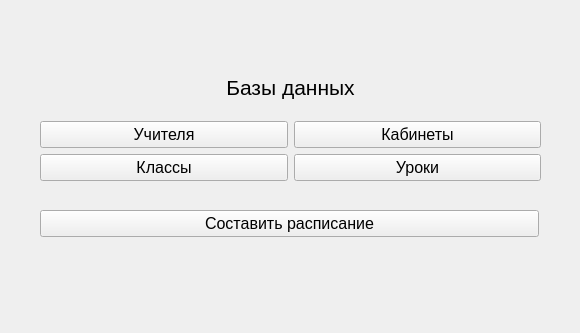
<?xml version="1.0" encoding="UTF-8"?>
<ui version="4.0">
 <class>Form</class>
 <widget class="QWidget" name="Form">
  <property name="geometry">
   <rect>
    <x>0</x>
    <y>0</y>
    <width>580</width>
    <height>333</height>
   </rect>
  </property>
  <property name="windowTitle">
   <string>Редактор расписания</string>
  </property>
  <widget class="QWidget" name="verticalLayoutWidget">
   <property name="geometry">
    <rect>
     <x>40</x>
     <y>60</y>
     <width>501</width>
     <height>121</height>
    </rect>
   </property>
   <layout class="QVBoxLayout" name="verticalLayout">
    <item>
     <widget class="QLabel" name="label">
      <property name="font">
       <font>
        <pointsize>16</pointsize>
       </font>
      </property>
      <property name="text">
       <string>Базы данных</string>
      </property>
      <property name="alignment">
       <set>Qt::AlignCenter</set>
      </property>
     </widget>
    </item>
    <item>
     <layout class="QHBoxLayout" name="horizontalLayout">
      <item>
       <widget class="QPushButton" name="teachersBtn">
        <property name="font">
         <font>
          <pointsize>12</pointsize>
         </font>
        </property>
        <property name="text">
         <string>Учителя</string>
        </property>
       </widget>
      </item>
      <item>
       <widget class="QPushButton" name="classroomsBtn">
        <property name="font">
         <font>
          <pointsize>12</pointsize>
         </font>
        </property>
        <property name="text">
         <string>Кабинеты</string>
        </property>
       </widget>
      </item>
     </layout>
    </item>
    <item>
     <layout class="QHBoxLayout" name="horizontalLayout_2">
      <item>
       <widget class="QPushButton" name="groupsBtn">
        <property name="font">
         <font>
          <pointsize>12</pointsize>
         </font>
        </property>
        <property name="text">
         <string>Классы</string>
        </property>
       </widget>
      </item>
      <item>
       <widget class="QPushButton" name="lessonsBtn">
        <property name="font">
         <font>
          <pointsize>12</pointsize>
         </font>
        </property>
        <property name="text">
         <string>Уроки</string>
        </property>
       </widget>
      </item>
     </layout>
    </item>
   </layout>
  </widget>
  <widget class="QPushButton" name="makeScheduleBtn">
   <property name="geometry">
    <rect>
     <x>40</x>
     <y>210</y>
     <width>499</width>
     <height>27</height>
    </rect>
   </property>
   <property name="font">
    <font>
     <pointsize>12</pointsize>
    </font>
   </property>
   <property name="text">
    <string>Составить расписание</string>
   </property>
  </widget>
 </widget>
 <resources/>
 <connections/>
</ui>
